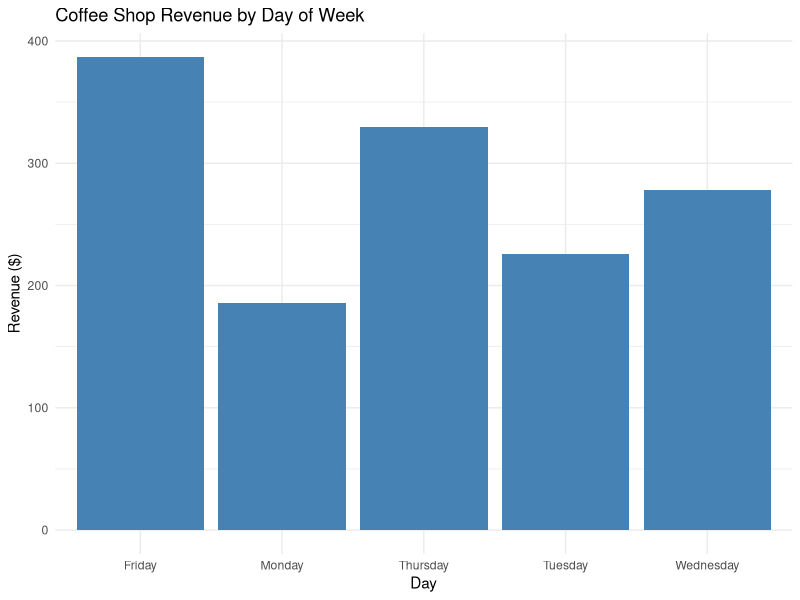
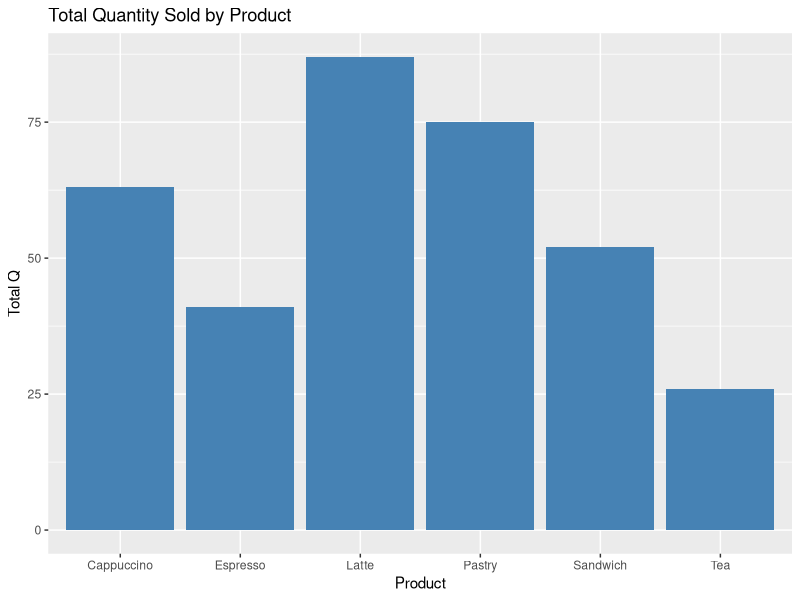

Here is the R script that generated these plots, in order:

# PROJECT 1: COFFEE SHOP SALES ANALYSIS
# 
# Purpose: Analyze one week of coffee shop sales to find insights
# Tools: R, SQL (sqldf), ggplot2


library(tidyverse)
library(sqldf)

sales <- data.frame(
  sale_id = 1:30,
  date = rep(c("2026-01-20", "2026-01-21", "2026-01-22", "2026-01-23", "2026-01-24"), each = 6),
  day_of_week = rep(c("Monday", "Tuesday", "Wednesday", "Thursday", "Friday"), each = 6),
  product = rep(c("Latte", "Cappuccino", "Espresso", "Tea", "Pastry", "Sandwich"), 5),
  price = rep(c(4.50, 4.00, 3.00, 2.50, 3.50, 6.00), 5),
  quantity_sold = c(12, 8, 5, 3, 10, 7,
                    15, 10, 6, 4, 12, 8,
                    18, 12, 8, 5, 15, 10,
                    20, 15, 10, 6, 18, 12,
                    22, 18, 12, 8, 20, 15),
  customer_rating = c(4.5, 4.2, 4.8, 4.0, 4.3, 4.6,
                      4.6, 4.3, 4.7, 4.1, 4.4, 4.5,
                      4.7, 4.5, 4.9, 4.2, 4.5, 4.7,
                      4.8, 4.6, 5.0, 4.3, 4.6, 4.8,
                      4.9, 4.7, 4.8, 4.4, 4.7, 4.9)
)

head(sales)

# PART 1: SQL QUERIES 

# QUERY 1: Total weekly revenue
total_revenue <- sqldf("
  SELECT SUM(price * quantity_sold) AS total_revenue
  FROM sales
")
print("Query 1: Total Weekly Revenue")
print(total_revenue)

# QUERY 2: Best-selling product (by quantity)
best_seller <- sqldf("
  SELECT product, SUM(quantity_sold) AS total_quantity
  FROM sales
  GROUP BY product
  ORDER BY total_quantity DESC
")
print("Query 2: Best-Selling Product")
print(best_seller)

# QUERY 3: Daily revenue by day of week
daily_revenue <- sqldf("
  SELECT day_of_week, SUM(price * quantity_sold) AS day_revenue
  FROM sales
  GROUP BY day_of_week
")
print("Query 3: Daily Revenue")
print(daily_revenue)

# QUERY 4: Products with average rating above 4.5
high_rated <- sqldf("
  SELECT product, AVG(customer_rating) AS avg_rating
  FROM sales
  GROUP BY product
  HAVING AVG(customer_rating) > 4.5
")
print("Query 4: High-Rated Products (avg > 4.5)")
print(high_rated)

# QUERY 5: Friday sales only
friday_sales <- sqldf("
  SELECT day_of_week, SUM(price * quantity_sold) AS friday_revenue
  FROM sales
  WHERE day_of_week = 'Friday'
")
print("Query 5: Friday Sales")
print(friday_sales)

# PART 2: VISUALIZATIONS

# VISUALIZATION 1: Revenue by Day of Week
viz1_data <- sqldf("
  SELECT day_of_week, SUM(price * quantity_sold) AS revenue
  FROM sales
  GROUP BY day_of_week
")

viz1 <- ggplot(viz1_data, aes(x = day_of_week, y = revenue)) +
  geom_col(fill = "steelblue") +
  labs(
    title = "Coffee Shop Revenue by Day of Week",
    x = "Day",
    y = "Revenue ($)"
  ) +
  theme_minimal()

print(viz1)

# VISUALIZATION 2: Total Quantity Sold by Product
viz2_data <- sqldf("
  SELECT product, SUM(quantity_sold) AS total_quantity
  FROM sales
  GROUP BY product
  ORDER BY total_quantity DESC
")

viz2 <- ggplot(viz2_data, aes(x = product, y = total_quantity)) +
  geom_col(fill = "steelblue") +
  labs(
    title = "Total Quantity Sold by Product",
    x = "Product",
    y = "Total Q")
print(viz2)
